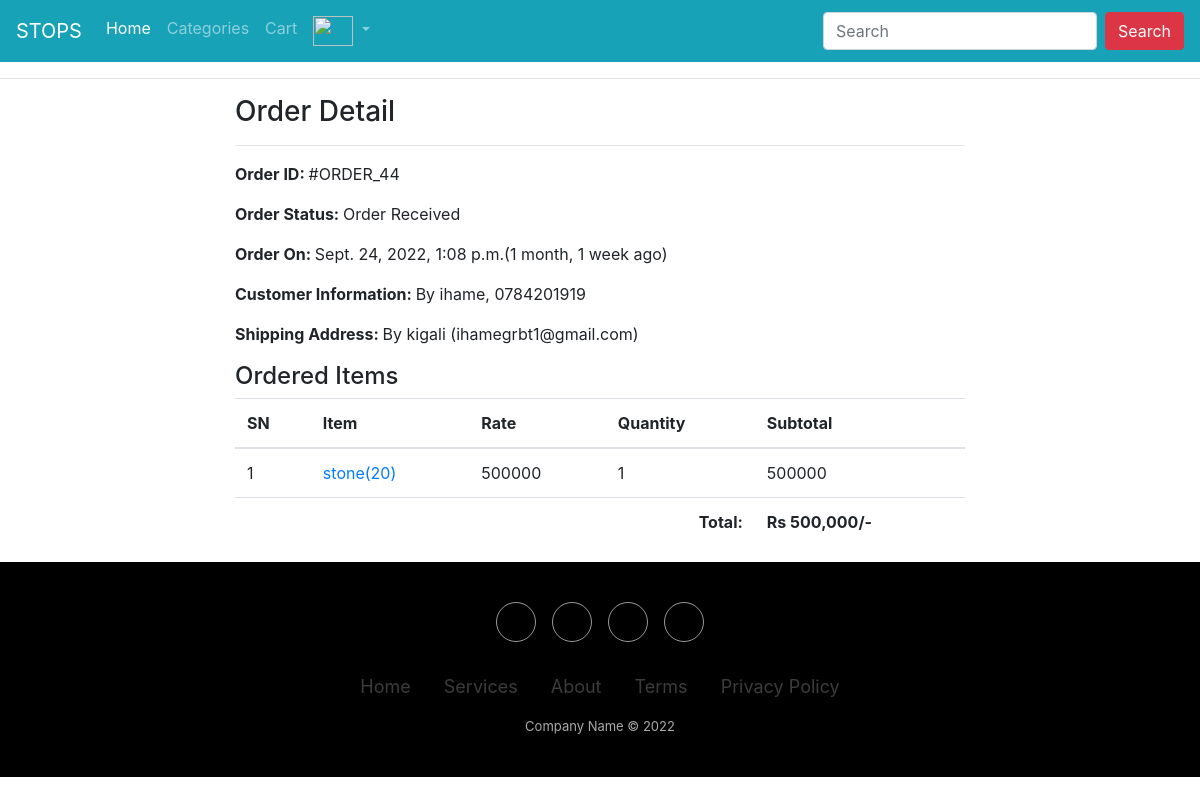
The page /profile/order-44/ (signed in) on the database its author committed.
### ecomapp/models.py (models this page shows, shortened)
class Order(models.Model):
    cart = models.OneToOneField(Cart, on_delete=models.CASCADE)
    ordered_by = models.CharField(max_length=200)
    shipping_address = models.CharField(max_length=200)
    mobile = models.CharField(max_length=10)
    email = models.EmailField(null=True, blank=True)
    subtotal = models.PositiveIntegerField()
    discount = models.PositiveIntegerField()
    total = models.PositiveIntegerField()
    order_status = models.CharField(max_length=50, choices=ORDER_STATUS)
    created_at = models.DateTimeField(auto_now_add=True)
    payment_method = models.CharField(
        max_length=20, choices=METHOD, default="Cash On Delivery")
    payment_completed = models.BooleanField(
        default=False, null=True, blank=True)

class CartProduct(models.Model):
    cart = models.ForeignKey(Cart, on_delete=models.CASCADE)
    product = models.ForeignKey(Product, on_delete=models.CASCADE)
    cargo = models.ForeignKey(Cargo, on_delete=models.CASCADE,blank=True,null=True )
    rate = models.PositiveIntegerField()
    quantity = models.PositiveIntegerField()
    subtotal = models.PositiveIntegerField()

class Product(models.Model):
    title = models.CharField(max_length=200)
    slug = models.SlugField(unique=True)
    category = models.ForeignKey(Category, on_delete=models.CASCADE)
    image = models.ImageField(upload_to="products")
    marked_price = models.PositiveIntegerField()
    selling_price = models.PositiveIntegerField()
    description = models.TextField()
    warranty = models.CharField(max_length=300, null=True, blank=True)
    return_policy = models.CharField(max_length=300, null=True, blank=True)
    view_count = models.PositiveIntegerField(default=0)
    productowner=models.CharField(User.get_full_name, max_length=300, default="ihamegrbt@gmail.com")

### ecomapp/views.py (the view)
# urls.py: path("profile/order-<int:pk>/", CustomerOrderDetailView.as_view(),
class CustomerOrderDetailView(DetailView):
    template_name = "customerorderdetail.html"
    model = Order
    context_object_name = "ord_obj"
    def dispatch(self, request, *args, **kwargs):
        if request.user.is_authenticated and Customer.objects.filter(user=request.user).exists():
            order_id = self.kwargs["pk"]
            order = Order.objects.get(id=order_id)
            if request.user.customer != order.cart.customer:
                return redirect("ecomapp:customerprofile")
        else:
            return redirect("/login/?next=/profile/")
        return super().dispatch(request, *args, **kwargs)

### templates/customerorderdetail.html (shortened to what this page needs)
{% extends "base1.html" %}
{% load humanize %}
{% block content %}
<div class="container">
    <div class="row">
        <div class="col-md-8 mx-auto">
            <h3>Order Detail</h3><hr>
            <p><span class="font-weight-bold">Order ID: </span> #ORDER_{{ord_obj.id}}</p>
            <p><span class="font-weight-bold">Order Status: </span> {{ord_obj.order_status}}</p>
            <p><span class="font-weight-bold">Order On: </span> {{ord_obj.created_at}}({{ord_obj.created_at|timesince}} ago)</p>
            <p><span class="font-weight-bold">Customer Information: </span> By {{ord_obj.ordered_by}}, {{ord_obj.mobile}}</p>
            <p><span class="font-weight-bold">Shipping Address: </span> By {{ord_obj.shipping_address}} ({{ord_obj.email}})</p>
            <h4>Ordered Items</h4>
            <table class="table">
                <thead>
                    <tr>
                        <th>SN</th>
                        <th>Item</th>
                        <th>Rate</th>
                        <th>Quantity</th>
                        <th>Subtotal</th>
                    </tr>
                </thead>
                <tbody>
                    {% for cp in ord_obj.cart.cartproduct_set.all %}
                    <tr>
                        <td>{{forloop.counter}}</td>
                        <td><a target="_blank" href="{% url 'ecomapp:productdetail' cp.product.slug %}">{{cp.product.title}}({{cp.product.id}})</a></td>
                        <td>{{cp.rate}}</td>
                        <td>{{cp.quantity}}</td>
                        <td>{{cp.subtotal}}</td>
                    </tr>
                    {% endfor %}
                    <tr>
                        <th colspan="4" class="text-right">Total: </th>
                        <th>Rs {{ord_obj.total|intcomma}}/-</th>
                    </tr>
                </tbody>
            </table>
        </div>
    </div>
</div>
{% endblock %}

### rows shown on the page
Order: id "44", order_status "Order Received", created_at "Sept. 24, 2022, 1:08 p.m.", created_at "1 month, 1 week", ordered_by "ihame", mobile "0784201919", shipping_address "kigali", email "ihamegrbt1@gmail.com", total "500,000"
CartProduct: product "stone", product.id "20", rate "500000", quantity "1", subtotal "500000"
